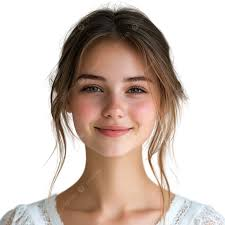
#> input picture Task-3_Object_Detection/image_3.jpeg, 225 x 225 px
$ python objectdetection.py
#> lines starting #> are read from the running program, lines starting #| are printed output that depends on the picture; after the words box and inside, x2 and y2 are one past the last pixel; in counts of white or black regions, pixels touching at a corner belong together
# Import necessary libraries
import cv2

# Load image
img = cv2.imread('image_3.jpeg')
#> img is the input picture: shape (225, 225, 3); mean B, G, R 181.9, 190.7, 206.3
gray = cv2.cvtColor(img, cv2.COLOR_BGR2GRAY)
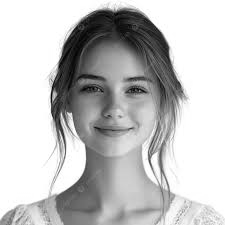
#> gray: shape (225, 225); min 1, max 255, mean 194.3

# Load Haar cascade classifiers
face_cascade = cv2.CascadeClassifier('haar_frontalface_default.xml')
left_eye_cascade = cv2.CascadeClassifier('haarcascade_lefteye_2splits.xml')
right_eye_cascade = cv2.CascadeClassifier('haarcascade_righteye_2splits.xml')
smile_cascade = cv2.CascadeClassifier('haarcascade_smile.xml')

# Detect faces
faces = face_cascade.detectMultiScale(gray, 1.2, 3)
#> faces = [[59, 48, 114, 114]]

for (x, y, w, h) in faces:
    cv2.rectangle(img, (x, y), (x + w, y + h), (255, 0, 0), 2)
    cv2.putText(img, "Face", (x, y - 10), cv2.FONT_HERSHEY_SIMPLEX, 0.7, (255, 0, 0), 2)

    roi_gray = gray[y:y + h, x:x + w]
    roi_color = img[y:y + h, x:x + w]

    # Detect eyes in face region
    left_eyes = left_eye_cascade.detectMultiScale(roi_gray)
    for (ex, ey, ew, eh) in left_eyes:
        cv2.rectangle(roi_color, (ex, ey), (ex + ew, ey + eh), (0, 255, 0), 2)
        cv2.putText(roi_color, "Eye", (ex, ey - 5), cv2.FONT_HERSHEY_SIMPLEX, 0.5, (0, 255, 0), 1)

    right_eyes = right_eye_cascade.detectMultiScale(roi_gray)
    for (ex, ey, ew, eh) in right_eyes:
        cv2.rectangle(roi_color, (ex, ey), (ex + ew, ey + eh), (0, 255, 0), 2)
        cv2.putText(roi_color, "Eye", (ex, ey - 5), cv2.FONT_HERSHEY_SIMPLEX, 0.5, (0, 255, 0), 1)

    # Detect smiles in face region
    smiles = smile_cascade.detectMultiScale(roi_gray, scaleFactor=1.1, minNeighbors=20)
    for (sx, sy, sw, sh) in smiles:
        cv2.rectangle(roi_color, (sx, sy), (sx + sw, sy + sh), (0, 0, 255), 2)
        cv2.putText(roi_color, "Smile", (sx, sy - 5), cv2.FONT_HERSHEY_SIMPLEX, 0.5, (0, 0, 255), 1)
#> this loop made 1 pass
#> (x, y, w, h, left_eyes, right_eyes, smiles) on pass 1: (59, 48, 114, 114, [[64, 25, 26, 26], [19, 24, 27, 27]], [[18, 22, 29, 29]], [[31, 71, 52, 26]])
#> pass 1, `roi_gray = gray[y:y + h, x:x + w]`:
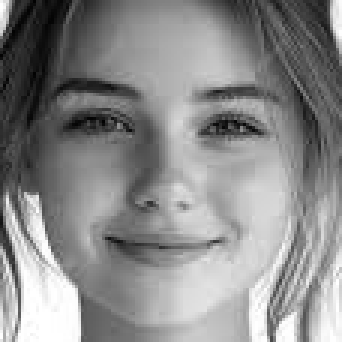
#> roi_gray: shape (114, 114) (shown 3 times larger); min 2, max 255, mean 138.1
#> pass 1, `roi_color = img[y:y + h, x:x + w]`:
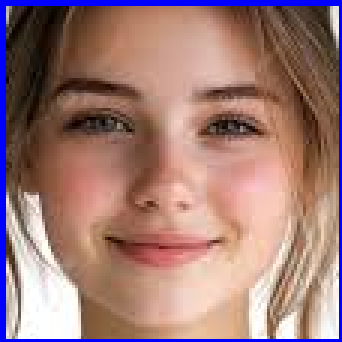
#> roi_color: shape (114, 114, 3) (shown 3 times larger); mean B, G, R 119.3, 122.9, 159.2
#> after the loop:
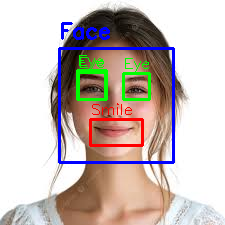
#> img: shape (225, 225, 3); 6.39% of pixels changed, all inside (x1, y1, x2, y2) = (58, 22, 175, 164)
#> after the loop:
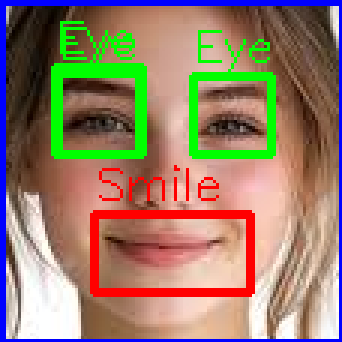
#> roi_color: shape (114, 114, 3) (shown 3 times larger); 11.6% of pixels changed, all inside (x1, y1, x2, y2) = (17, 7, 92, 99)

# Display output image
cv2.imshow('Detection Output', img)
cv2.waitKey(0)
cv2.destroyAllWindows()

$ run again, with Task-3_Object_Detection/image_2.jpeg copied over Task-3_Object_Detection/image_3.jpeg
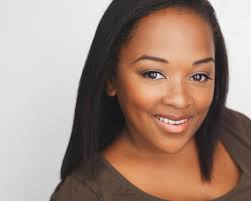
#> input picture Task-3_Object_Detection/image_2.jpeg, 251 x 201 px
#> img is the input picture: shape (201, 251, 3); mean B, G, R 126.4, 138.2, 162.1
#> `gray = cv2.cvtColor(img, cv2.COLOR_BGR2GRAY)`:
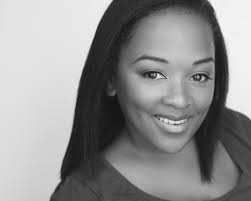
#> gray: shape (201, 251); min 15, max 252, mean 144.1
#> faces = [[115, 29, 115, 115]]
#> the loop `for (x, y, w, h) in faces:` made 1 pass
#> (x, y, w, h, left_eyes, right_eyes, smiles) on pass 1: (115, 29, 115, 115, [[72, 31, 25, 25], [19, 22, 36, 36]], [[75, 32, 23, 23], [20, 22, 35, 35]], [[33, 80, 51, 25]])
#> after the loop `for (x, y, w, h) in faces:`:
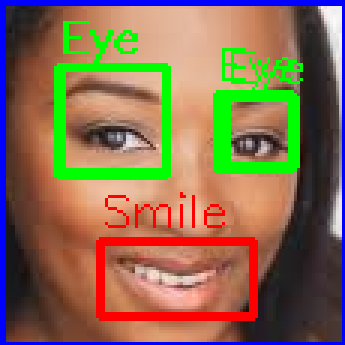
#> roi_color: shape (115, 115, 3) (shown 3 times larger); mean B, G, R 82.7, 109.4, 134.6

$ run again, with Task-3_Object_Detection/image.jpeg copied over Task-3_Object_Detection/image_3.jpeg
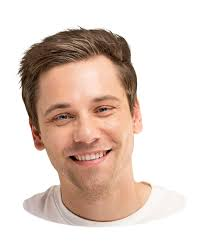
#> input picture Task-3_Object_Detection/image.jpeg, 201 x 251 px
#> img is the input picture: shape (251, 201, 3); mean B, G, R 200.2, 209.2, 225.9
#> `gray = cv2.cvtColor(img, cv2.COLOR_BGR2GRAY)`:
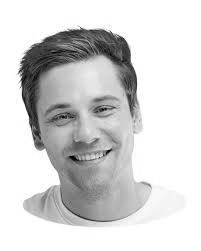
#> gray: shape (251, 201); min 2, max 255, mean 213.2
#> faces = [[24, 64, 120, 120]]
#> the loop `for (x, y, w, h) in faces:` made 1 pass
#> (x, y, w, h, left_eyes, right_eyes, smiles) on pass 1: (24, 64, 120, 120, [[66, 27, 27, 27], [27, 36, 26, 26]], [[24, 35, 29, 29], [66, 28, 27, 27]], [[38, 79, 58, 29]])
#> after the loop `for (x, y, w, h) in faces:`:
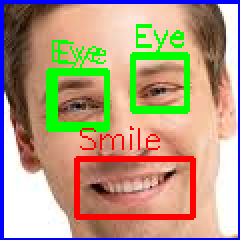
#> roi_color: shape (120, 120, 3) (shown 2 times larger); mean B, G, R 131.2, 155, 180.6
